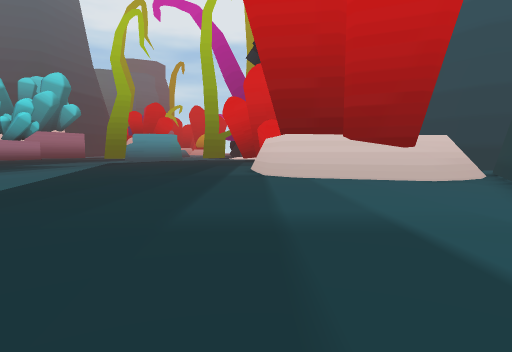
View 1 (above)

16 first-person views from a walk through a 3-D level made in the Unity game engine. The camera is 1.4 m above the floor, tilts 4° down and sees 75° across. The floor is counted in squares, 2 m on a side. Each view is taken from the middle of a square. On the plan, view 1 faces up. The plan holds only what a view shows up to about 10 squares ahead; the rest is blank. The place goes on beyond the plan. The player is left out.

View 2
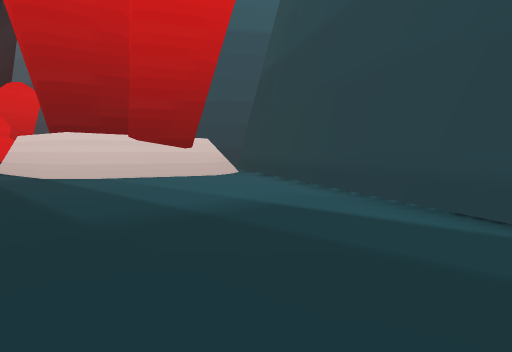

View 3
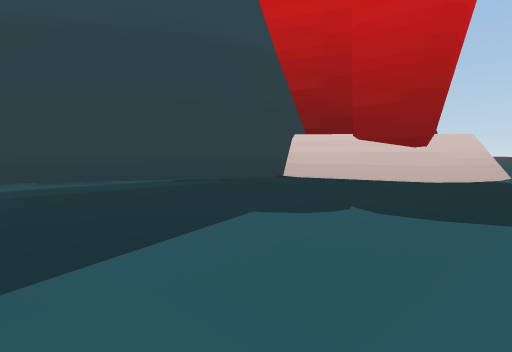

View 4
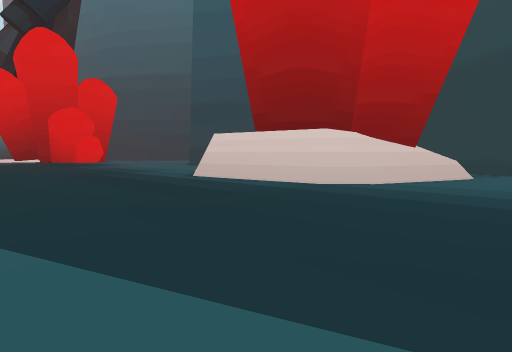

View 5
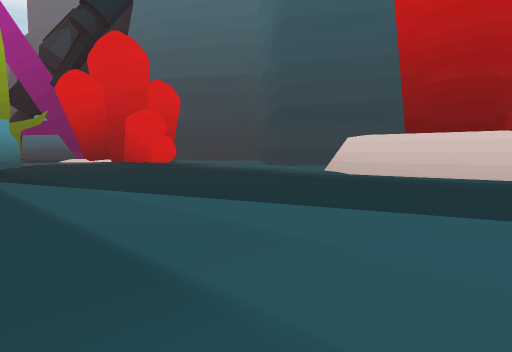

View 6
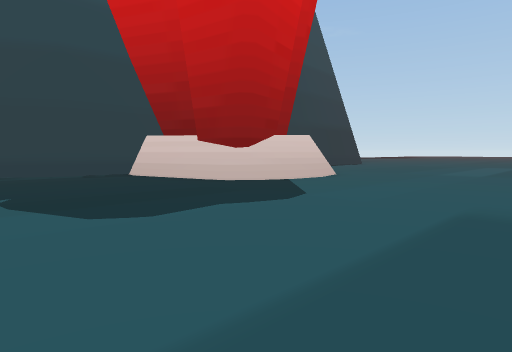

View 7
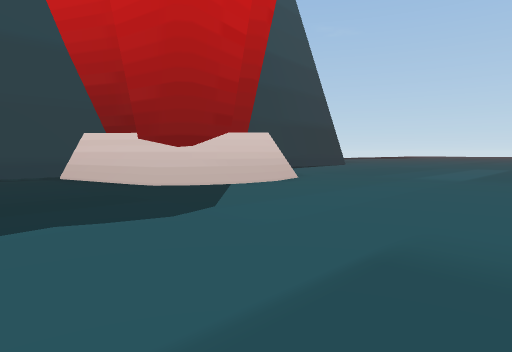

View 8
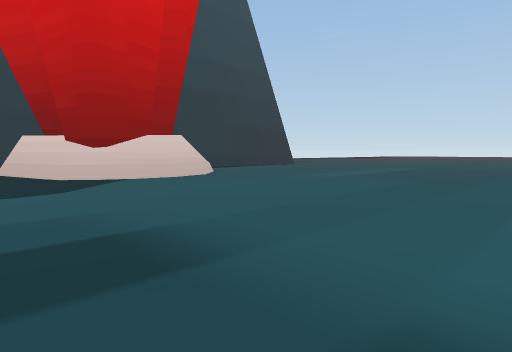

View 9
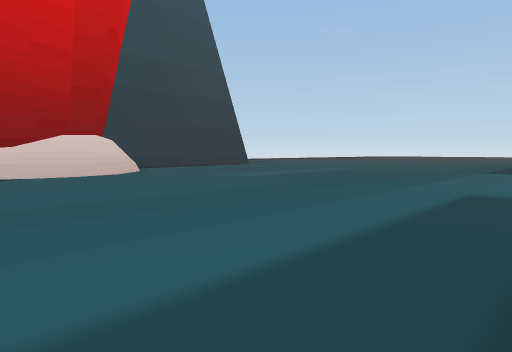

View 10
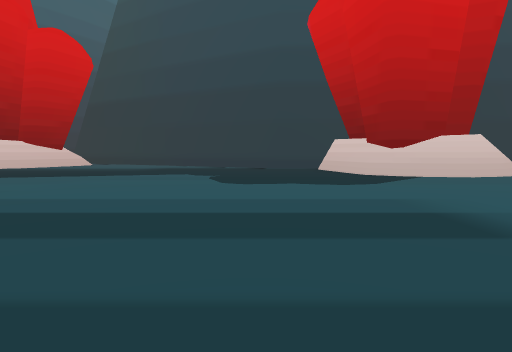

View 11
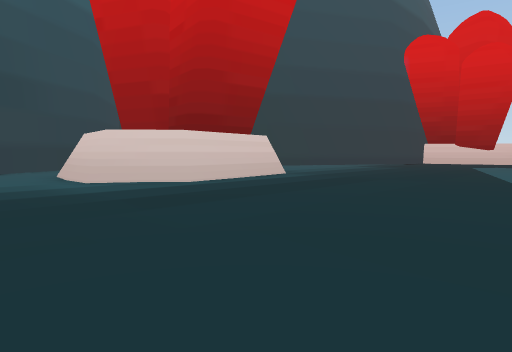

View 12
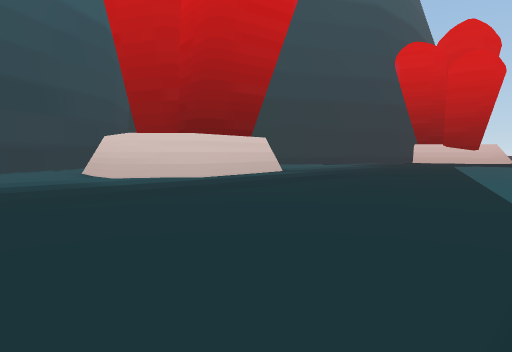

View 13
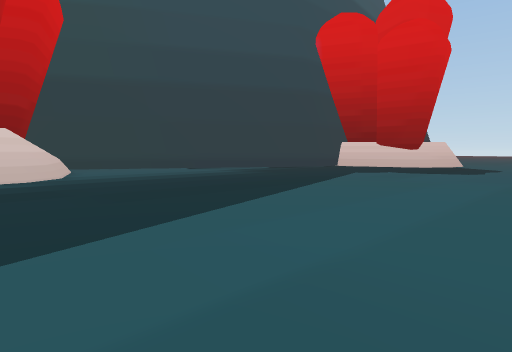

View 14
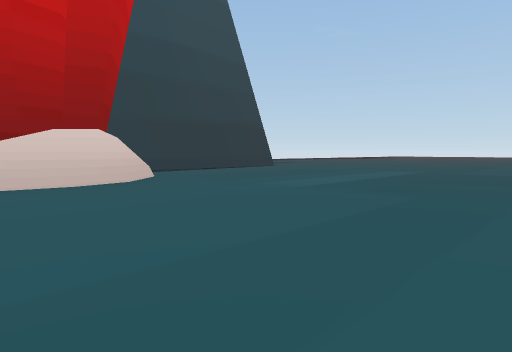

View 15
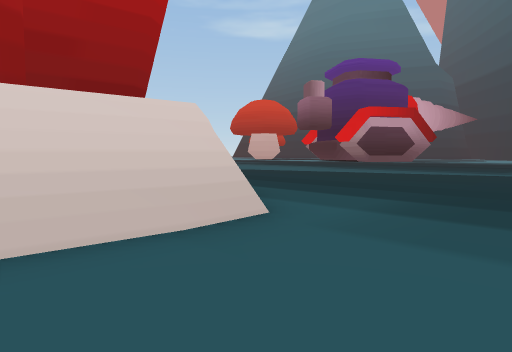

View 16
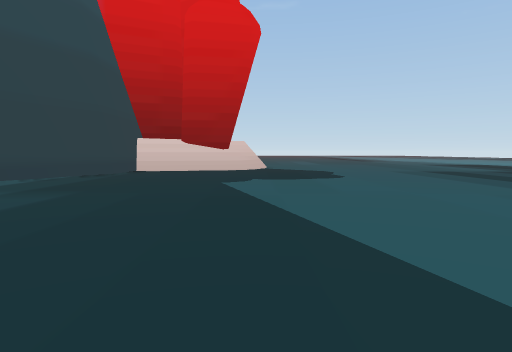

### Floor plan
Points are (right, up) in squares from view 1. A wall is a line through its corners. A room is listed if a view was taken in it or the views show most of it. See-through windows are left out.
Room 1 (views 1, 2, 3, 4, 5, 6, 7, 8, 9, 10, 11, 12, 13, 14, 15, 16)
walls: (1.1, 9.9) (0.7, 10.3) (0.4, 11.9); (1.2, 9.5) (0.4, 10.4); (0.4, 12.4) (0.1, 14.4); (0.8, 12.1) (1, 13.2); (-0.1, 14.3) (1.1, 15.6); (-1, -4.2) (0.1, -3.9); (-4.2, -7.7) (-4.1, -6.8); (-3.8, -8.3) (-4, -7.7) (-4, -7.3); (2.9, 10.8) (1, 11) (0.7, 11.5); (0.6, -3.9) (0.7, -2) (4.5, 4.9); (1, 15.5) (1.4, 16.1); (3.6, 8.7) (0.9, 9.8); (1.2, 16.3) (2.4, 16.3); (4.4, 9.5) (2.7, 10.3); (-2.3, -8.7) (-3, -5.9) (-2.7, -5.5) (-1.1, -5.2); (-2.9, -9.6) (-4.1, -8.4); (-1.6, -8.9) (-2.1, -8.7) (-2.2, -8.3); (3.1, 16) (4, 15.9)
low walls: (0.1, 12.4) (-0.1, 14.3); (-1.6, -4.1) (0.1, -3.7); (-4.4, -7.5) (-4.3, -6.3); (0.7, 15.4) (1.2, 16.3); (-4.1, -8.4) (-4.4, -7.1); (3.5, 8.5) (2.5, 8.9); (2.1, 16.4) (4, 16.2)

Positions as (right, up) in squares from view 1, and headings:
1: (0, 0), facing up
2: (-2, 0), facing up-right
3: (-6, 4), facing down-right
4: (-6, 6), facing up-right
5: (-10, 9), facing up-right
6: (-10, 1), facing down-right
7: (-10, -1), facing down-right
8: (-13, -2), facing down-right
9: (-15, -4), facing down-right
10: (-14, -1), facing right
11: (-7, 19), facing down-right
12: (-8, 20), facing down-right
13: (-9, 12), facing down-right
14: (-12, -5), facing down-right
15: (4, 19), facing down-left
16: (-4, 9), facing down
